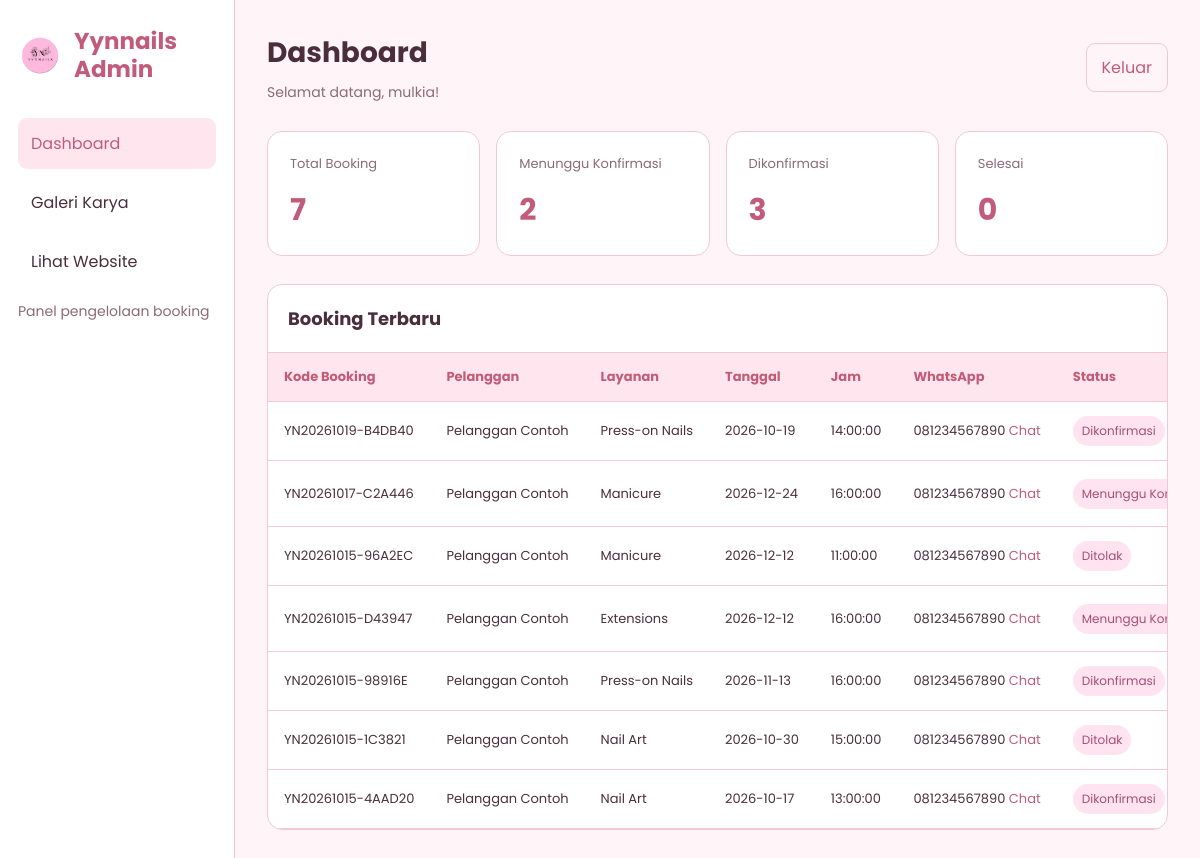
/admin/dashboard.php (signed in), run on an earlier commit of the app's database.
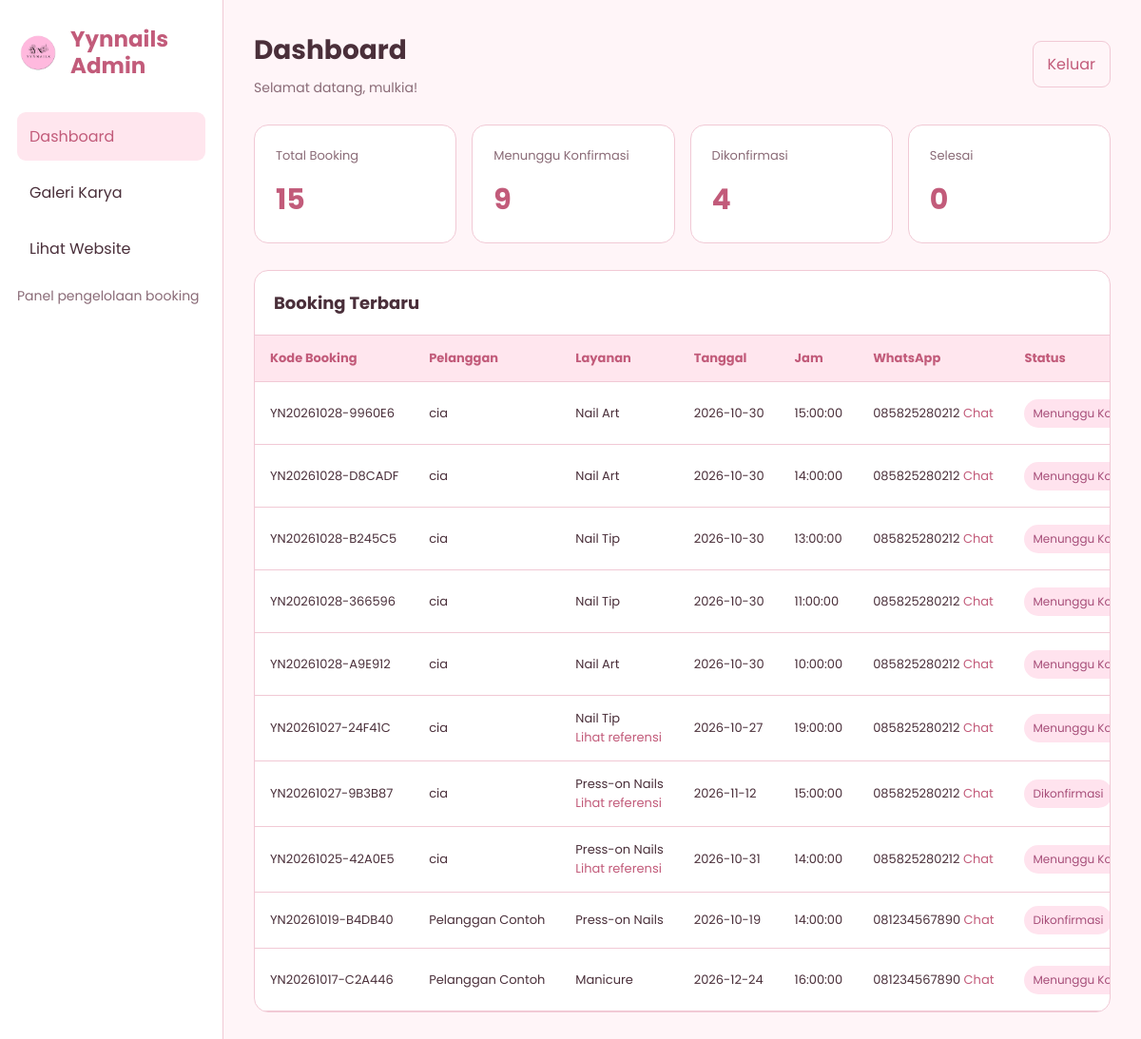
And on a later commit of the database.
### tables this page shows
CREATE TABLE IF NOT EXISTS `pesanan` (
  `id_pesanan` int NOT NULL AUTO_INCREMENT,
  `id_pelanggan` int NOT NULL,
  `kode_booking` varchar(255) NOT NULL,
  `layanan` varchar(100) NOT NULL,
  `tanggal` date NOT NULL,
  `jam` time NOT NULL,
  `referensi_design` varchar(255) NOT NULL,
  `catatan` text NOT NULL,
  `status` varchar(100) NOT NULL,
  `created_at` timestamp NOT NULL DEFAULT CURRENT_TIMESTAMP,
  PRIMARY KEY (`id_pesanan`),
  KEY `id_pelanggan` (`id_pelanggan`),
  CONSTRAINT `pesanan_ibfk_1` FOREIGN KEY (`id_pelanggan`) REFERENCES `pelanggan` (`id_pelanggan`)
);

CREATE TABLE IF NOT EXISTS `pelanggan` (
  `id_pelanggan` int NOT NULL AUTO_INCREMENT,
  `nama` varchar(100) NOT NULL,
  `no_whatsapp` varchar(20) NOT NULL,
  `created_at` timestamp NOT NULL DEFAULT CURRENT_TIMESTAMP,
  `updated_at` timestamp NOT NULL DEFAULT CURRENT_TIMESTAMP,
  PRIMARY KEY (`id_pelanggan`)
);

### admin/includes/lib.php (called while the page is built, shortened)
<?php
$A = require __DIR__ . '/../data/content.php';
require_once __DIR__ . '/header.php';
require_once __DIR__ . '/navbar.php';
require_once __DIR__ . '/footer.php';
function h($value): string {
    return htmlspecialchars((string) $value, ENT_QUOTES, 'UTF-8');
}
function render_admin(string $key): void {
    require __DIR__ . '/../pages/' . $key . '.php';
}

### admin/dashboard.php (called while the page is built)
<?php
require __DIR__ . '/includes/lib.php';
render_admin('dashboard');

### admin/pages/dashboard.php (the view, shortened to what the changed rows need)
<?php
try {
    $total = (int) $pdo->query(
        'SELECT COUNT(*) FROM pesanan'
    )->fetchColumn();
    $menunggu = (int) $pdo->query(
        "SELECT COUNT(*) FROM pesanan
         WHERE status = 'Menunggu Konfirmasi'"
    )->fetchColumn();
    $dikonfirmasi = (int) $pdo->query(
        "SELECT COUNT(*) FROM pesanan
         WHERE status = 'Dikonfirmasi'"
    )->fetchColumn();
$stmt = $pdo->query(
    'SELECT p.kode_booking, p.layanan, p.tanggal,
            p.jam, p.status, p.referensi_design,
            pl.nama, pl.no_whatsapp
     FROM pesanan p
     INNER JOIN pelanggan pl
        ON p.id_pelanggan = pl.id_pelanggan
     ORDER BY p.id_pesanan DESC
     LIMIT 10'
);
    $pesanan = $stmt->fetchAll();
} catch (Throwable $e) {
    error_log($e->getMessage());
    http_response_code(500);
    exit('Data dashboard belum dapat dimuat. Periksa struktur tabel database.');
}
?>
<div class="layout">
    <aside class="sidebar">
<?php admin_navbar('dashboard'); ?>
    </aside>
    <main class="main">
        <header class="topbar">
            <div>
                <h1>Dashboard</h1>
            </div>
        </header>
        <section class="cards">
            <div class="card">
                <p>Total Booking</p>
                <div class="number"><?= $total ?></div>
            </div>
            <div class="card">
                <p>Menunggu Konfirmasi</p>
                <div class="number"><?= $menunggu ?></div>
            </div>
            <div class="card">
                <p>Dikonfirmasi</p>
                <div class="number"><?= $dikonfirmasi ?></div>
            </div>
        </section>
        <section class="panel">
            <div class="panel-head">
                <h2>Booking Terbaru</h2>
            </div>
            <?php if (!$pesanan): ?>
                <div class="empty">Belum ada data booking.</div>
            <?php else: ?>
                <div class="table-wrap">
                    <table>
                        <thead>
                            <tr>
                                <th>Kode Booking</th>
                                <th>Pelanggan</th>
                                <th>Layanan</th>
                                <th>Tanggal</th>
                                <th>Jam</th>
                                <th>WhatsApp</th>
                                <th>Status</th>
                            </tr>
                        </thead>
                        <tbody>
                        <?php foreach ($pesanan as $item): ?>
                            <tr>
                                <td><?= h($item['kode_booking']) ?></td>
                                <td><?= h($item['nama']) ?></td>
                                <td>
    <?= h($item['layanan']) ?>
    <?php if (!empty($item['referensi_design'])): ?>
        <br><a class="wa-link" target="_blank" rel="noopener noreferrer"
               href="../uploads/referensi/<?= h(rawurlencode($item['referensi_design'])) ?>">Lihat referensi</a>
    <?php endif; ?>
</td>
                                <td><?= h($item['tanggal']) ?></td>
                                <td><?= h($item['jam']) ?></td>
                                <td>
    <?php
    $digit = preg_replace('/\D+/', '', (string) $item['no_whatsapp']);
    if (strpos($digit, '0') === 0) { $digit = '62' . substr($digit, 1); }
    ?>
    <?= h($item['no_whatsapp']) ?>
    <?php if ($digit !== ''): ?>
        <a class="wa-link" target="_blank" rel="noopener noreferrer"
           href="https://wa.me/<?= h($digit) ?>">Chat</a>
    <?php endif; ?>
</td>
<td>
    <span class="status">
        <?= h($item['status']) ?>
    </span>
</td>
                            </tr>
                        <?php endforeach; ?>
                        </tbody>
                    </table>
                </div>
            <?php endif; ?>
        </section>
    </main>
</div>

### admin/includes/navbar.php
<?php
function admin_navbar(string $aktif = ''): void {
    global $A;
    echo '<nav class="nav">' . "\n";
    foreach ($A['nav'] as [$label, $href, $key]) {
        $kelas = ($key !== '' && $key === $aktif) ? ' class="active"' : '';
        echo '    <a' . $kelas . ' href="' . h($href) . '">' . h($label) . '</a>' . "\n";
    }
    echo '</nav>' . "\n";
}

What changed in the data, as far as the page shows it:
no longer on this page (row unchanged): pesanan: kode_booking "YN20261015-96A2EC", id_pelanggan.nama "Pelanggan Contoh", layanan "Manicure", tanggal "2026-12-12", jam "11:00:00", id_pelanggan.no_whatsapp "081234567890", status "Ditolak"
no longer on this page (row edited): pesanan: kode_booking "YN20261015-D43947", id_pelanggan.nama "Pelanggan Contoh", layanan "Extensions", tanggal "2026-12-12", jam "16:00:00", id_pelanggan.no_whatsapp "081234567890", status "Menunggu…"
no longer on this page (row unchanged): pesanan: kode_booking "YN20261015-98916E", id_pelanggan.nama "Pelanggan Contoh", layanan "Press-on Nails", tanggal "2026-11-13", jam "16:00:00", id_pelanggan.no_whatsapp "081234567890", status "Dikonfirmasi"
no longer on this page (row unchanged): pesanan: kode_booking "YN20261015-1C3821", id_pelanggan.nama "Pelanggan Contoh", layanan "Nail Art", tanggal "2026-10-30", jam "15:00:00", id_pelanggan.no_whatsapp "081234567890", status "Ditolak"
no longer on this page (row unchanged): pesanan: kode_booking "YN20261015-4AAD20", id_pelanggan.nama "Pelanggan Contoh", layanan "Nail Art", tanggal "2026-10-17", jam "13:00:00", id_pelanggan.no_whatsapp "081234567890", status "Dikonfirmasi"
added pesanan: kode_booking "YN20261028-9960E6", id_pelanggan.nama "cia", layanan "Nail Art", tanggal "2026-10-30", jam "15:00:00", id_pelanggan.no_whatsapp "085825280212", status "Menunggu…"
added pesanan: kode_booking "YN20261028-D8CADF", id_pelanggan.nama "cia", layanan "Nail Art", tanggal "2026-10-30", jam "14:00:00", id_pelanggan.no_whatsapp "085825280212", status "Menunggu…"
added pesanan: kode_booking "YN20261028-B245C5", id_pelanggan.nama "cia", layanan "Nail Tip", tanggal "2026-10-30", jam "13:00:00", id_pelanggan.no_whatsapp "085825280212", status "Menunggu…"
added pesanan: kode_booking "YN20261028-366596", id_pelanggan.nama "cia", layanan "Nail Tip", tanggal "2026-10-30", jam "11:00:00", id_pelanggan.no_whatsapp "085825280212", status "Menunggu…"
added pesanan: kode_booking "YN20261028-A9E912", id_pelanggan.nama "cia", layanan "Nail Art", tanggal "2026-10-30", jam "10:00:00", id_pelanggan.no_whatsapp "085825280212", status "Menunggu…"
added pesanan: kode_booking "YN20261027-24F41C", id_pelanggan.nama "cia", layanan "Nail Tip", tanggal "2026-10-27", jam "19:00:00", id_pelanggan.no_whatsapp "085825280212", status "Menunggu…"
added pesanan: kode_booking "YN20261027-9B3B87", id_pelanggan.nama "cia", layanan "Press-on Nails", tanggal "2026-11-12", jam "15:00:00", id_pelanggan.no_whatsapp "085825280212", status "Dikonfirmasi"
added pesanan: kode_booking "YN20261025-42A0E5", id_pelanggan.nama "cia", layanan "Press-on Nails", tanggal "2026-10-31", jam "14:00:00", id_pelanggan.no_whatsapp "085825280212", status "Menunggu…"
Also different on the page:
$total: "7" → "15"
$menunggu: "2" → "9"
$dikonfirmasi: "3" → "4"
